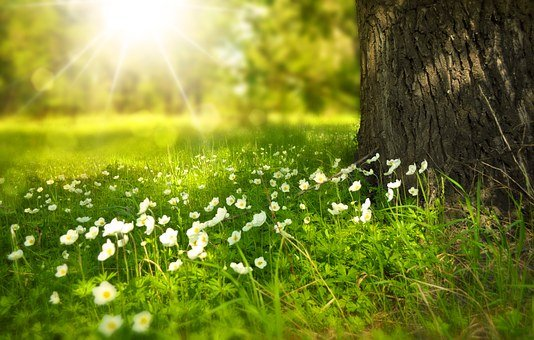
#> input picture nature.jpg, 534 x 340 px
$ jupyter execute 'Task4.3Take 2 image and combine it to form single image. For example collage.ipynb'
#> lines starting #> are read from the running program, lines starting #| are printed output that depends on the picture
[cell 1]
import cv2
import numpy as np

[cell 2]
n1= cv2.imread("nature.jpg")
#> n1 is the input picture: shape (340, 534, 3); mean B, G, R 45.4, 133.1, 122.5
n2= cv2.imread("nature2.jpg")
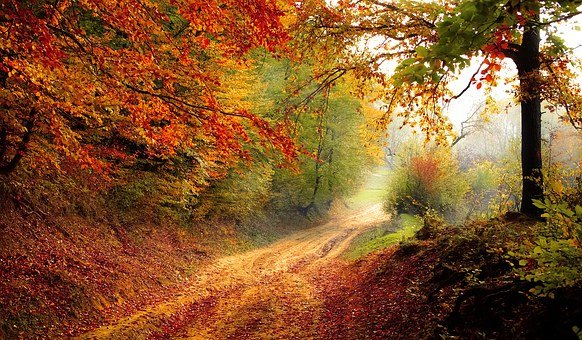
#> input picture nature2.jpg, 582 x 340 px
#> n2 is the input picture: shape (340, 582, 3); mean B, G, R 46, 86.6, 133

[cell 3]
cv2.imshow('HI',n1)
cv2.waitKey()
cv2.destroyAllWindows()

[cell 4]
n1.shape
#> Out = (340, 534, 3)

[cell 5]
n2.shape
#> Out = (340, 582, 3)

[cell 6]
no= n1[ :414 , :600]
n0= n2[: , :600]

[cell 7]
no.shape
n0.shape
#> Out = (340, 582, 3)

[cell 8]
cv2.imshow('Hello',n0)
cv2.waitKey()
cv2.destroyAllWindows()

[cell 9]
collage_img = np.hstack((no,n0))
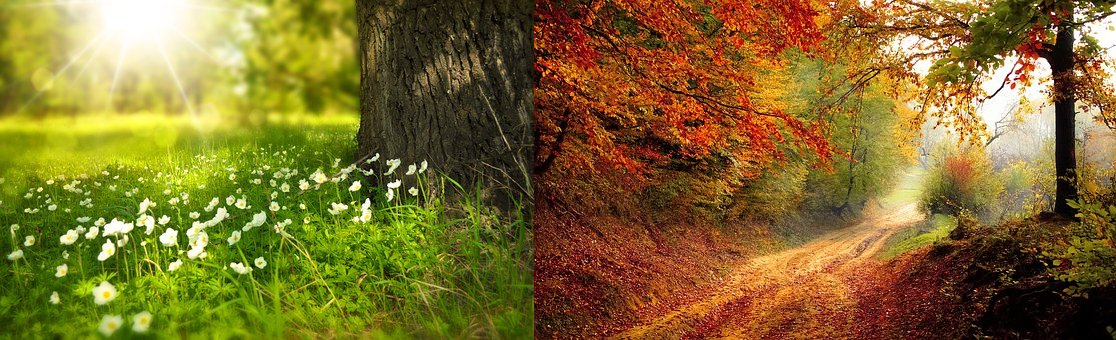
#> collage_img: shape (340, 1116, 3); mean B, G, R 45.7, 108.8, 128
